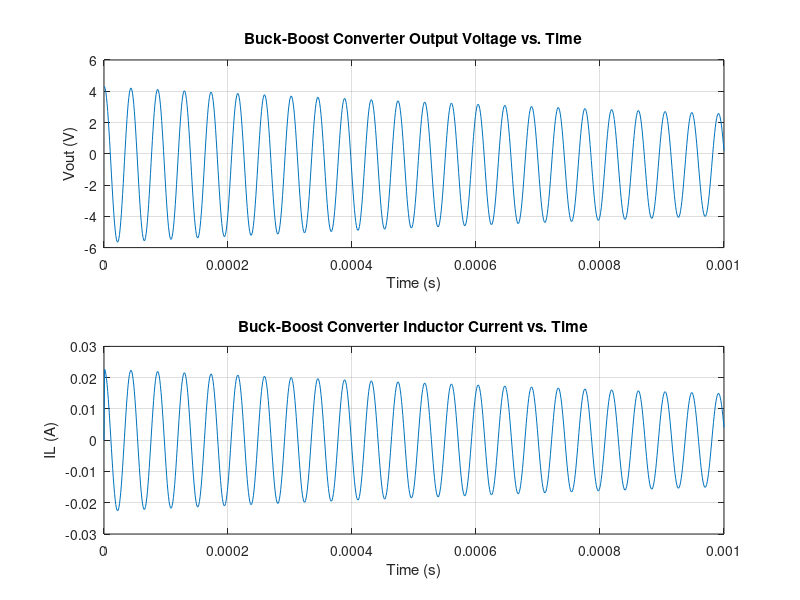

MATLAB code to generate this figure:
close all, clear, clc
% Define parameters
Vin = 5;  % Input voltage (V)    
Vout = 0  % Initial Output Voltage 
L = 10e-6;      % Inductance (H)
C = 4.7e-6;     % Capacitance (F)
R = 250;        % Load resistance (Ohms)
f = 1.6e6;      % Switching frequency (Hz)
D = 0.6;        % Duty cycle

% Define voltage drop across the diode
Vdiode_drop = 0.7;  % Diode voltage drop (V)

% Calculate constants
sigma = 1 / (2 * R * C);
omega_n = 1 / sqrt(L * C);
zeta = sigma / omega_n;
omega_d = omega_n * sqrt(1 - zeta^2);

% Define time parameters
t_max = 1e-3;   % Maximum simulation time (s)
N = 1000;        % Number of time steps
t = linspace(0, t_max, N+1);

% Initialize arrays for voltage and current
Vout_values = zeros(1, N+1);
IL_values = zeros(1, N+1);

% Simulate buck-boost converter behavior
for i = 1:N+1
    % Calculate duty cycle at time t(i)
    if t(i) < D / f
        D_i = t(i) * f;
    else
        D_i = D;
    end
    
    % Calculate voltage and current at time t(i) including diode drop
    if t(i) < D / f
        Vout_values(i) = Vin - t(i) * R * (Vin / L) - Vdiode_drop;
        IL_values(i) = (Vin - Vout_values(i) - Vdiode_drop) / R; % Add diode drop to IL
    else
        tau = t(i) - D_i / f;
        Vout_values(i) = Vout + (Vin + Vout) * exp(-sigma * tau) * (cos(omega_d * tau) + zeta / sqrt(1 - zeta^2) * sin(omega_d * tau)) - Vdiode_drop;
        IL_values(i) = (Vin - Vout + Vdiode_drop) / R * exp(-sigma * tau) * (cos(omega_d * tau) + zeta / sqrt(1 - zeta^2) * sin(omega_d * tau)); % Add diode drop to IL
    end
end

% Calculate and display average values
Vout_mean = mean(Vout_values);
IL_mean = mean(IL_values);
Imean_approx = (Vout_mean / R) / (1 - D);

% Plot voltage and current over time
figure;
subplot(2, 1, 1);
plot(t, Vout_values);
title('Buck-Boost Converter Output Voltage vs. Time');
xlabel('Time (s)');
ylabel('Vout (V)');
grid on;

subplot(2, 1, 2);
plot(t, IL_values);
title('Buck-Boost Converter Inductor Current vs. Time');
xlabel('Time (s)');
ylabel('IL (A)');
grid on;

% Display average values
disp(['Average Vout: ', num2str(Vout_mean), ' V']);
disp(['Average IL: ', num2str(IL_mean), ' A']);
disp(['Imean_approx: ', num2str(Imean_approx), ' A']);
